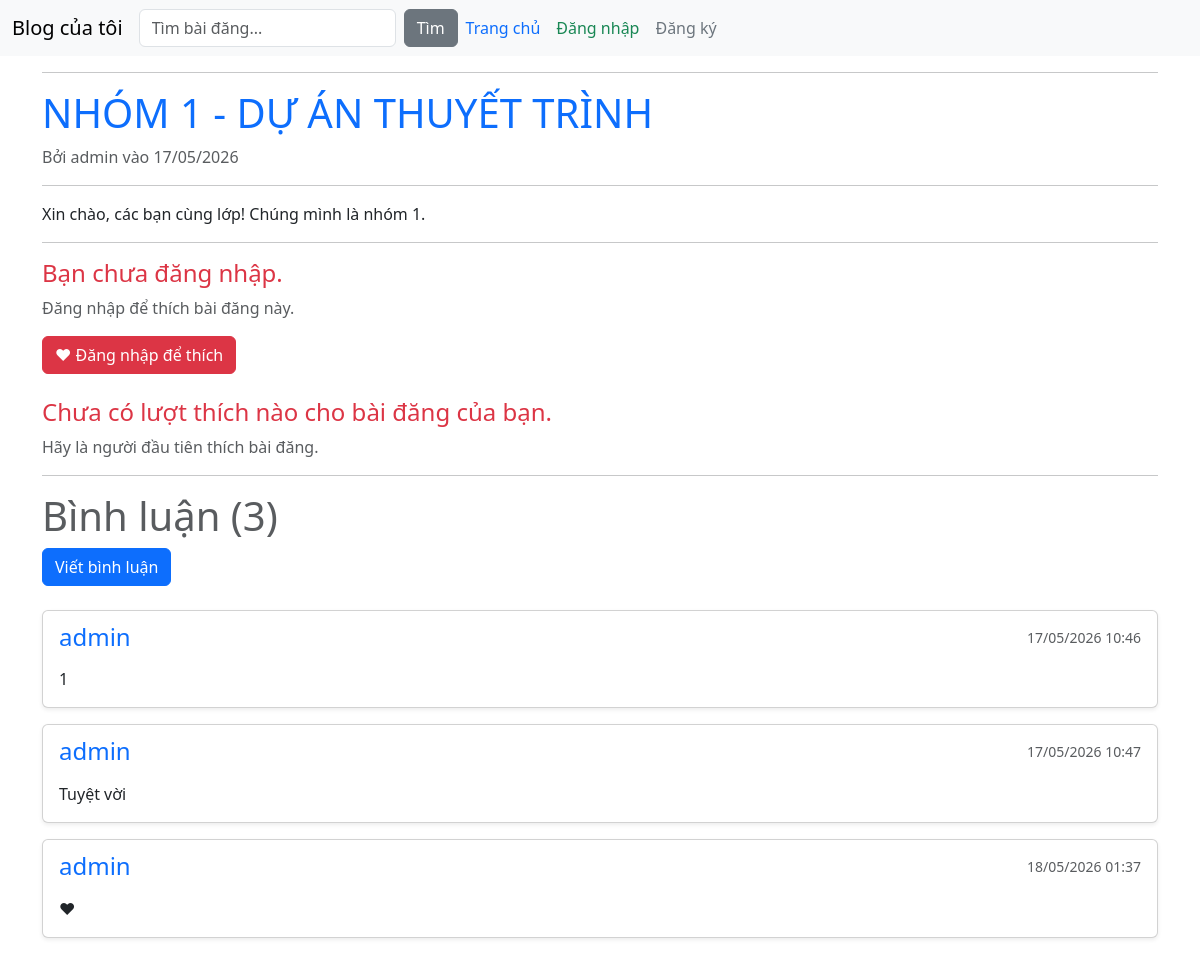
The page /post/29 on the database its author committed.
### blog/models.py (models this page shows, shortened)
class Post(models.Model):
    title = models.CharField(max_length=200)
    likes = models.ManyToManyField(User, related_name='blog_posts', blank=True)
    content = models.TextField()
    created_at = models.DateTimeField(auto_now_add=True)
    updated_at = models.DateTimeField(auto_now=True)
    author = models.ForeignKey(User, on_delete=models.CASCADE, default=1)
    def total_likes(self):
        return self.likes.count()

class Comment(models.Model):
    post = models.ForeignKey(Post, related_name="comments", on_delete=models.CASCADE)
    author = models.ForeignKey(User, on_delete=models.CASCADE)
    body = models.TextField(verbose_name="Nội dung bình luận")
    date_added = models.DateTimeField(auto_now_add=True)

### blog/views.py (the view)
# urls.py: path('post/<int:pk>', PostDetailView.as_view(), name="post-detail"),
class PostDetailView(DetailView):
    model = Post
    template_name = 'post_detail.html'
    context_object_name = 'post'

### blog/templates/post_detail.html (shortened to what this page needs)
{% extends "base.html" %}
{% block content %}
    <hr>
    <h1 class="text-uppercase text-primary">{{ post.title }}</h1>
    <article>
        <p class="text-muted">Bởi {{ post.author.username }} vào {{ post.created_at|date:"d/m/Y" }}</p>
        <hr>
        <p>{{ post.content|truncatewords:30 }}</p>
    </article>
    <hr>
    <div>
        <form action="{% url 'like-post' post.pk %}">
            {% if user.is_authenticated %}
                {% if user in post.likes.all %}
                    <button id="like_btn" title="Bỏ thích" type="submit" class="btn btn-danger">❤ Bỏ thích</button>
                {% else %}
                    <button id="like_btn" title="Thích ngay" type="submit" class="btn btn-outline-danger">❤ Thích ngay</button>
                {% endif %}
            {% else %}
                    <h4 class="text-danger">Bạn chưa đăng nhập.</h4>
                    <p class="text-muted">Đăng nhập để thích bài đăng này.</p>
                    <a href="{% url 'login' %}" class="btn btn-danger" title="Đăng nhập để thích">❤ Đăng nhập để thích</a>
            {% endif %}
        </form>
        <span class="ms-3 text-muted">
            {% if post.total_likes == 0 %}
                <h4 class="text-danger">Chưa có lượt thích nào cho bài đăng của bạn.</h4>
                <p>Hãy là người đầu tiên thích bài đăng.</p>
            {% else %}
                <h4 class="text-success">{{ post.total_likes }} lượt thích cho bài đăng của bạn.</h4>
            {% endif %}
        </span>
    </div>
    <hr>
    <h1 class="text-muted">Bình luận ({{ post.comments.count }})</h1>
    <a href="{% url 'add-comment' post.pk %}" title="Viết bình luận" class="btn btn-primary">Viết bình luận</a>
    <div class="comments-section">
        {% if not post.comments.all %}
            <h4 class="text-danger">Chưa có bình luận nào.</h4>
            <p class="text-muted">Hãy là người đầu tiên bình luận.</p>
        {% else %}
            {% for comment in post.comments.all %}
                <div class="card mb-3 shadow-sm">
                    <div class="card-body">
                        <div class="d-flex justify-content-between">
                            <h4 class="card-subtitle mb-2 text-primary">
                                {{ comment.author.username }}
                            </h4>
                            <small class="text-muted">{{ comment.date_added|date:"d/m/Y H:i"}}</small>
                        </div>
                        <p class="card-text mt-2">{{ comment.body }}</p>
                    </div>
                </div>
            {% endfor %}
        {% endif %}
    </div>
{% endblock %}

### rows shown on the page
Post: title "NHÓM 1 - DỰ ÁN THUYẾT TRÌNH", author.username "admin", created_at "17/05/2026", content "Xin chào, các bạn cùng lớp! Chúng mình là nhóm 1.", comments.count "3"
Comment: author.username "admin", date_added "17/05/2026 10:46", body "1"
Comment: author.username "admin", date_added "17/05/2026 10:47", body "Tuyệt vời"
Comment: author.username "admin", date_added "18/05/2026 01:37", body "❤"
